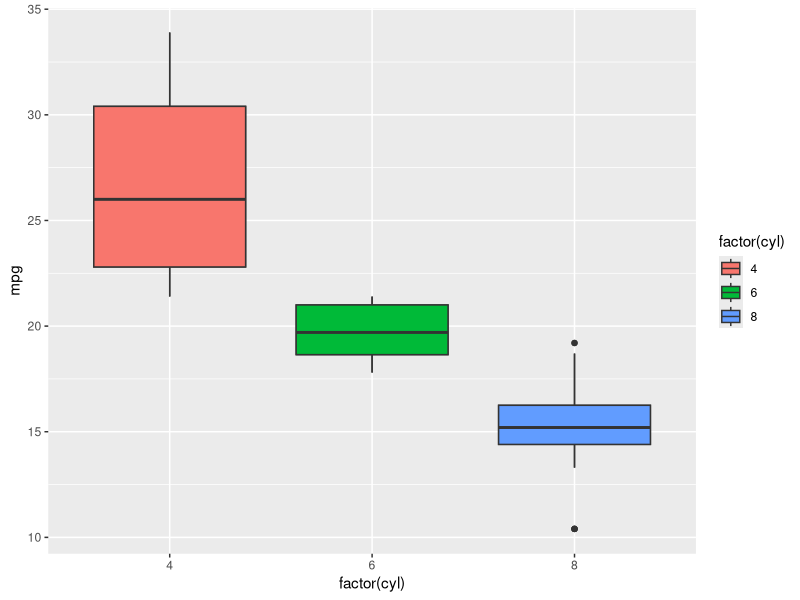

Recreate this plot in R. (Note: this script raises an error after producing the figure.)
#boxplot
#represanta datos numericos por cuartiles
#x es de valor categorico
#factor = permite categorizar una varible numerica

library(ggplot2)
datos = mtcars
head(datos)

grafico = ggplot(datos, aes(x= factor(cyl), y=mpg))
grafico = grafico + geom_boxplot(fill='blue')
# en funcion a otra variable
grafico = grafico + geom_boxplot(aes(fill=factor(cyl)))
# ajustando el fondo 
grafico = grafico + theme_economist() 
print(grafico)

#permite ver los atipicos que estan fuera de las cajas

